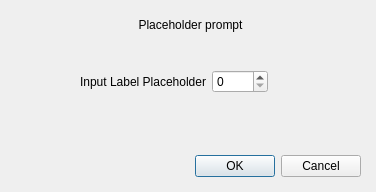
<?xml version="1.0" encoding="UTF-8"?>
<ui version="4.0">
 <class>numberInputDialog</class>
 <widget class="QDialog" name="numberInputDialog">
  <property name="geometry">
   <rect>
    <x>0</x>
    <y>0</y>
    <width>376</width>
    <height>192</height>
   </rect>
  </property>
  <property name="windowTitle">
   <string>Dialog</string>
  </property>
  <widget class="QDialogButtonBox" name="buttonBox">
   <property name="geometry">
    <rect>
     <x>20</x>
     <y>150</y>
     <width>341</width>
     <height>32</height>
    </rect>
   </property>
   <property name="orientation">
    <enum>Qt::Horizontal</enum>
   </property>
   <property name="standardButtons">
    <set>QDialogButtonBox::Cancel|QDialogButtonBox::Ok</set>
   </property>
  </widget>
  <widget class="QLabel" name="promptLabel">
   <property name="geometry">
    <rect>
     <x>60</x>
     <y>0</y>
     <width>261</width>
     <height>51</height>
    </rect>
   </property>
   <property name="text">
    <string>&lt;html&gt;&lt;head/&gt;&lt;body&gt;&lt;p align=&quot;center&quot;&gt;Placeholder prompt&lt;/p&gt;&lt;/body&gt;&lt;/html&gt;</string>
   </property>
  </widget>
  <widget class="QWidget" name="formLayoutWidget">
   <property name="geometry">
    <rect>
     <x>80</x>
     <y>70</y>
     <width>188</width>
     <height>31</height>
    </rect>
   </property>
   <layout class="QFormLayout" name="formLayout">
    <item row="0" column="1">
     <widget class="QSpinBox" name="inputSpinBox"/>
    </item>
    <item row="0" column="0">
     <widget class="QLabel" name="inputLabel">
      <property name="text">
       <string>Input Label Placeholder</string>
      </property>
     </widget>
    </item>
   </layout>
  </widget>
 </widget>
 <resources/>
 <connections>
  <connection>
   <sender>buttonBox</sender>
   <signal>accepted()</signal>
   <receiver>numberInputDialog</receiver>
   <slot>accept()</slot>
   <hints>
    <hint type="sourcelabel">
     <x>248</x>
     <y>254</y>
    </hint>
    <hint type="destinationlabel">
     <x>157</x>
     <y>274</y>
    </hint>
   </hints>
  </connection>
  <connection>
   <sender>buttonBox</sender>
   <signal>rejected()</signal>
   <receiver>numberInputDialog</receiver>
   <slot>reject()</slot>
   <hints>
    <hint type="sourcelabel">
     <x>316</x>
     <y>260</y>
    </hint>
    <hint type="destinationlabel">
     <x>286</x>
     <y>274</y>
    </hint>
   </hints>
  </connection>
 </connections>
</ui>
